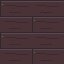

Rendered tile map (Tiled .tmx) drawn with the repository's tilesets; below, a short description and the full map source, tile grids included:
An orthogonal 2x2 tile map with 32x32 px tiles, 1 tile layer (Assembly), 3 tilesets.

<map version="1.10" orientation="orthogonal" renderorder="right-down" width="2" height="2" tilewidth="32" tileheight="32" infinite="0" nextlayerid="2" nextobjectid="1">
  <tileset firstgid="1" source="../floors.tsx" />
  <tileset firstgid="321" source="../walls.tsx" />
  <tileset firstgid="961" source="../architecture.tsx" />
  <layer id="1" name="Assembly" width="2" height="2">
    <data encoding="csv">
5,6,
21,22
</data>
  </layer>
</map>
